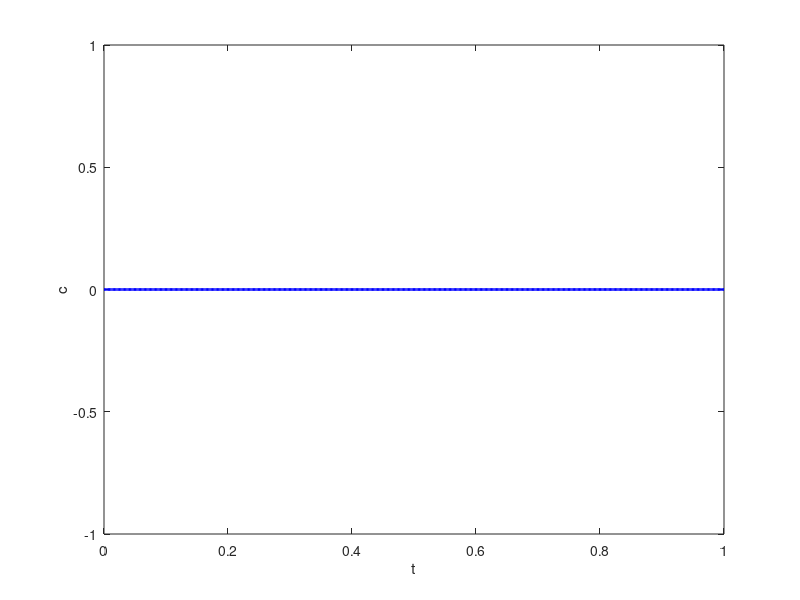

The MATLAB source for this figure: (Note: this script raises an error after producing the figure.)
%
disp('A. Borzì');
disp('The Sequential Quadratic Hamiltonian Method');
disp('1st Edition, CRC Press, 2023.');
disp(' ');
%
% SQH Method for optimal control of Block system and path constraints
%

close all; 
clear all;

ltype = {'b-','b--','m-.','b-*','r:','m-x'};

%see sparsity
OCP=struct('Nt',500,'T',1.0,'umin',-2,'umax',2,'nu',10^-7, ... 
           'beta',10^-7,'alpha',10^-2);


% initial condition 
y0=[0.0;0.0;1.0];
y0=y0/norm(y0);

% gg = 0.001;
gg = 0.0;
om = 1.0;
aa = 1.0;

A=[-gg/2,-om,0;om,-gg/2,0; 0,0,-gg/2];

B1=[0,0,-aa;0,0,0;aa,0,0];
B2=[0,0,0;0,0,-aa;0,aa,0];

gv=[0.0;0.0;-gg];

% target and weight

yd=[1.0;0.0;0.0];
yd=yd/norm(yd);

% admissible control values [umin,umax] & grid 
umin =OCP.umin;
umax =OCP.umax;
ux = [umin:0.1:umax]; % for search 
Nu = length(ux) ;

alpha = OCP.alpha;
beta  = OCP.beta;
nu    = OCP.nu;

% time horizon and grid
T =OCP.T;
Nt=OCP.Nt;
dt=OCP.T/OCP.Nt;

% SQH parameters
kmax=1000;                %Maximum iteration number
kappa=10^-8;              %Tolerance for convergence  
%Algorithm paramters
eta=10^-7;
zeta=0.9;
sigma=1.1;
epsilon=1.;      %Initial value for epsilon


% initial control 
u=0.0*ones(2,Nt+1);
u_old=u;

% for path constraint initialise ct = 0
ct=zeros(1,Nt+1);

kount = 0;
tic 

% outer loop 
for kk =1:10
    fprintf('Outer loop kk = %4i \n',kk)
    % plot
    
    
figure(4)
plot(0:dt:T,ct(:),ltype{1},'Linewidth',2); 
xlabel('t')
ylabel('c')
drawnow;
kp = 2;
if (kk == kp) % plot at kp iteration
    print('-depsc2', 'adjointMix01.eps','-b0'); 
end



y=forward(A,B1,B2,gv,y0,u,OCP);
p=backward(A,B1,B2,y,yd,u,ct,OCP);
J_int=get_J(y,u,ct,yd,OCP);


% check path constraint 
for i=1:Nt+1
pgc(i)= gc( y(:,i), u(:,i));
end
figure(5)
plot(0:dt:T, pgc(:),ltype{1},'Linewidth',2) ;
% title('path constraint g(y,u)');
xlabel('t')
ylabel('\phi')
drawnow;



% SQH loop 
for k=1:kmax
       
% save the value of the functional
    
y=forward(A,B1,B2,gv,y0,u_old,OCP);    
p=backward(A,B1,B2,y,yd,u_old,ct,OCP);
J_int=get_J(y,u_old,ct,yd,OCP);

kount = kount + 1;
Jk(kount)=J_int;

iFlag  = 1; 
epsMax = 1.0e+15;
%icount = 0;
while ( iFlag == 1 && epsilon <  epsMax )
    
% sqh update control by pre determined choice
    for i=1:Nt+1
        
    dldu = alpha*max(0,gc(y(:,i),u(:,i))+ct(1,i)/alpha )*dgdu(y,u)';
                
    uz1=max(min(OCP.umax,(2*epsilon*u_old(1,i)+(p(:,i)')*B1*y(:,i)-dldu(1)-beta)/(2*epsilon+nu)),0);
    uz2=max(min(OCP.umax,(2*epsilon*u_old(2,i)+(p(:,i)')*B2*y(:,i)-dldu(2)-beta)/(2*epsilon+nu)),0);
               
    us1=max(min(0,(2*epsilon*u_old(1,i)+(p(:,i)')*B1*y(:,i)-dldu(1)+beta)/(2*epsilon+nu)),OCP.umin);
    us2=max(min(0,(2*epsilon*u_old(2,i)+(p(:,i)')*B2*y(:,i)-dldu(2)+beta)/(2*epsilon+nu)),OCP.umin);
        
        uu1 = [uz1;uz2]' ; 
        H(1)=HPfunction(A,B1,B2,gv,y(:,i),p(:,i),uu1,ct(i),OCP) ... 
          - epsilon*(uz1-u_old(1,i))^2  - epsilon*(uz2-u_old(2,i))^2 ;  
      
        uu2 = [us1;us2]' ; 
        H(2)=HPfunction(A,B1,B2,gv,y(:,i),p(:,i),uu2,ct(i),OCP) ... 
          - epsilon*(us1-u_old(1,i))^2  - epsilon*(us2-u_old(2,i))^2 ;  

        uu3 = [uz1;us2]' ; 
        H(3)=HPfunction(A,B1,B2,gv,y(:,i),p(:,i),uu3,ct(i),OCP) ... 
          - epsilon*(uz1-u_old(1,i))^2  - epsilon*(us2-u_old(2,i))^2 ;  

      
        uu4 = [us1;uz2]' ; 
        H(4)=HPfunction(A,B1,B2,gv,y(:,i),p(:,i),uu4,ct(i),OCP) ... 
          - epsilon*(us1-u_old(1,i))^2  - epsilon*(uz2-u_old(2,i))^2 ;  

      
        [~,pos]=max(H);

     
        if pos == 1
        u(1,i)=uz1;
        u(2,i)=uz2;
        end

        if pos == 2
        u(1,i)=us1;
        u(2,i)=us2;
        end
        
        if pos == 3
        u(1,i)=uz1;
        u(2,i)=us2;
        end        

        if pos == 4
        u(1,i)=us1;
        u(2,i)=uz2;
        end        

    end 
    % end update step 
    
%   % alternative : update control by inspection
%     for i=1:Nt+1
%                 
%         HPMax = -1.0e+10; 
%         % search for max in the discrete set 
%         for ii=1:Nu
%         for jj=1:Nu
%                 
%         uus = [ux(ii);ux(jj)]' ; 
%         HP=HPfunction(A,B1,B2,gv,y(:,i),p(:,i),uus,ct(i),OCP) ... 
%           - epsilon*(ux(ii)-u_old(1,i))^2  - epsilon*(ux(jj)-u_old(2,i))^2;  
%       
%         if ( HP > HPMax ) 
%            HPMax = HP;
%            iim=ii; jjm=jj; 
%         end
%       
%         end
%         end
%       
%         u(1,i)=ux(iim);
%         u(2,i)=ux(jjm);        
%     end   
%     
  
   du=sum((u-u_old).^2,'all')*dt;
   
   y=forward(A,B1,B2,gv,y0,u,OCP);
   Jt=get_J(y,u,ct,yd,OCP);
   
   if(Jt-Jk(k)>-eta*du)
       epsilon=epsilon*sigma;    
       iFlag = 1; 
   else
       epsilon=epsilon*zeta;    
       u_old=u;
       iFlag = 0; 
   end
   
end


  if(epsilon > epsMax) 
  fprintf('epsilon too large\n')
     break; 
  end
  if(du<kappa)
        fprintf('converged\n')
        break;
  end 
end 

fprintf('SQH: k = %4i du = %10.8e J = %10.8e \n',k,du,Jk(k))




% update ct & compute for stopping
ctx = ct;
ncstop = 0.;
for j=1:Nt+1
ctx(j) = max(0, alpha*gc(y(:,j),u(:,j)) + ct(1,j) );
ncstop = ncstop + dt*abs(min(-gc(y(:,j),u(:,j)),ct(1,j)));
end
ct = ctx;
  
  if(ncstop<kappa)
        fprintf('outer loop converged with tol = %10.8e\n',ncstop)
        break;
  end 

end

toc

% ------------------------ 

figure(1)
plot(0:dt:T,u(1,:),ltype{1},'Linewidth',2), hold on; 
plot(0:dt:T,u(2,:),ltype{2},'Linewidth',2)
%axis([-inf inf -1 1])
xlabel('t')
ylabel('u')
legend({'$u_1$','$u_2$'},'Interpreter','Latex','FontSize',12)
print('-depsc2', 'MixCu01.eps','-b0'); 
% print('-dpdf', 'MixCu01.pdf','-b0');

figure(2)
plot(0:dt:T,y(1,:),ltype{1},'Linewidth',2), hold on; 
plot(0:dt:T,y(2,:),ltype{2},'Linewidth',2),
plot(0:dt:T,y(3,:),ltype{3},'Linewidth',2),
axis([-inf inf -1 1])
xlabel('t')
ylabel('y')
legend({'$m_x$','$m_y$','$m_z$'},'Interpreter','Latex','FontSize',12)
print('-depsc2', 'trajectoryMix01.eps','-b0'); 
% print('-dpdf', 'trajectoryMix01.pdf','-b0');


figure(3)
plot(Jk,ltype{2},'Linewidth',2)
xlabel('SQH iterations')
ylabel('J')
print('-depsc2', 'mixedJ01.eps','-b0'); 

figure(4)
plot(0:dt:T,ct(:),ltype{1},'Linewidth',2)
xlabel('t')
ylabel('c')

% check path constraint 
for i=1:Nt+1
pgc(i)= gc( y(:,i), u(:,i));
end
figure(5)
plot(0:dt:T, pgc(:),ltype{1},'Linewidth',2) ;
% title('path constraint g(y,u)');
xlabel('t')
ylabel('\phi')
print('-depsc2', 'pathconstrMix01.eps','-b0'); 



